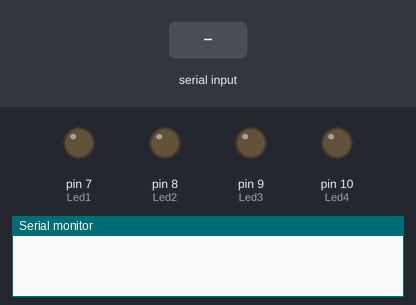
A sketch run on a simulated Arduino Uno, built with avr-gcc and run on an emulated ATmega328P. Shown: output pins drawn as LEDs (lit = HIGH), the last lines printed to the serial monitor. The test bench sets the inputs (shaded band).

Above: at 1.2 s.
1.3 s: "ligar led azul\n" received over Serial
At 2.2 s:
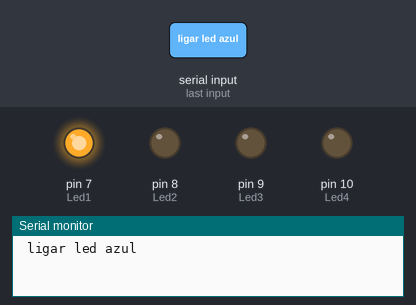
2.8 s: "ligar led amarelo\n" received over Serial
At 3.5 s:
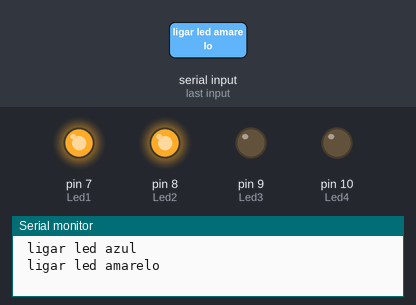
4.3 s: "desligar led azul\n" received over Serial
At 4.6 s:
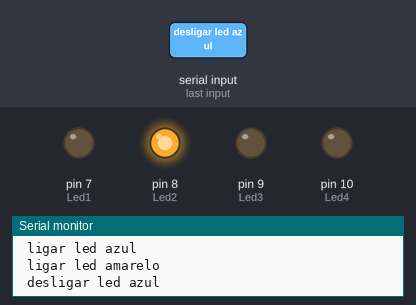
5.8 s: "ligar led branco\n" received over Serial
At 6.9 s:
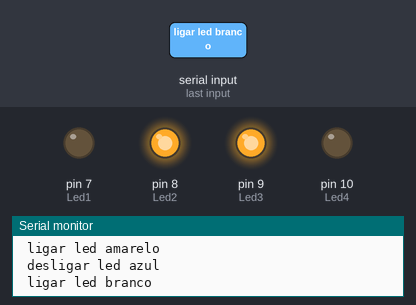
7.3 s: "desligar led amarelo\n" received over Serial
At 8.2 s:
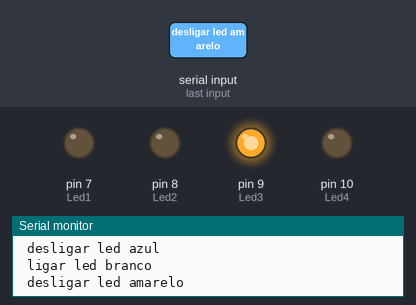
8.8 s: "ligar led rgb\n" received over Serial
At 9.1 s:
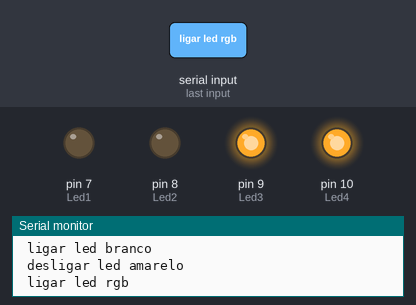
Timing chart, 0 to 11.3 s (numbered marks = the images above; inputs shaded):
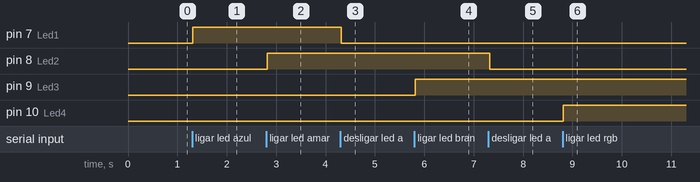

Measured:
- after the input at 1.3 s, pin 7 (Led1): LOW → HIGH at once
- after the input at 2.8 s, pin 8 (Led2): LOW → HIGH at once
- after the input at 4.3 s, pin 7 (Led1): HIGH → LOW at once
- after the input at 5.8 s, pin 9 (Led3): LOW → HIGH at once
- after the input at 7.3 s, pin 8 (Led2): HIGH → LOW at once
- after the input at 8.8 s, pin 10 (Led4): LOW → HIGH at once

The sketch:

listen.ino
```cpp
String inputString = "";         // a String to hold incoming data
bool stringComplete = false;  // whether the string is complete
#define Led1 7
#define Led2 8
#define Led3 9
#define Led4 10

void setup() {
  // initialize serial:
  Serial.begin(9600);
  // reserve 200 bytes for the inputString:
  inputString.reserve(200);
  pinMode(Led1, OUTPUT);
  pinMode(Led2, OUTPUT);
  pinMode(Led3, OUTPUT);
  pinMode(Led4, OUTPUT);
}

void loop() {
  // print the string when a newline arrives:
  if (stringComplete) {
    Serial.print(" ");
    Serial.print(inputString);
    // clear the string:
    if(inputString.startsWith("ligar led azul")){
      digitalWrite(Led1, HIGH);
    }else if(inputString.startsWith("desligar led azul")){
      digitalWrite(Led1, LOW);
    }
    if(inputString.startsWith("ligar led amarelo")){
      digitalWrite(Led2, HIGH);
    }else if(inputString.startsWith("desligar led amarelo")){
      digitalWrite(Led2, LOW);
    }
    if(inputString.startsWith("ligar led branco")){
      digitalWrite(Led3, HIGH);
    }else if(inputString.startsWith("desligar led branco")){
      digitalWrite(Led3, LOW);
    }
    if(inputString.startsWith("ligar led rgb")){
      digitalWrite(Led4, HIGH);
    }else if(inputString.startsWith("desligar led rgb")){
      digitalWrite(Led4, LOW);
    }
    if(inputString.startsWith("ligar todos os leds")){
      digitalWrite(Led1, HIGH);
      digitalWrite(Led2, HIGH);
      digitalWrite(Led3, HIGH);
      digitalWrite(Led4, HIGH);

    }else if(inputString.startsWith("desligar todos os leds")){
      digitalWrite(Led1, LOW);
      digitalWrite(Led2, LOW);
      digitalWrite(Led3, LOW);
      digitalWrite(Led4, LOW);

    }
    /*
    if(inputString.startsWith("ligar led 2")){
      digitalWrite(Led2, HIGH);// toggle
    }else if(inputString.startsWith("desligar led 2")){
      digitalWrite(Led2, LOW);

    }*/

    inputString = "";
    stringComplete = false;
  }
}

/*
  SerialEvent occurs whenever a new data comes in the hardware serial RX. This
  routine is run between each time loop() runs, so using delay inside loop can
  delay response. Multiple bytes of data may be available.
*/
void serialEvent() {
  while (Serial.available()) {
    // get the new byte:
    char inChar = (char)Serial.read();
    // add it to the inputString:
    inputString += inChar;
    // if the incoming character is a newline, set a flag so the main loop can
    // do something about it:
    if (inChar == '\n') {
      stringComplete = true;
    }
  }
}
```
